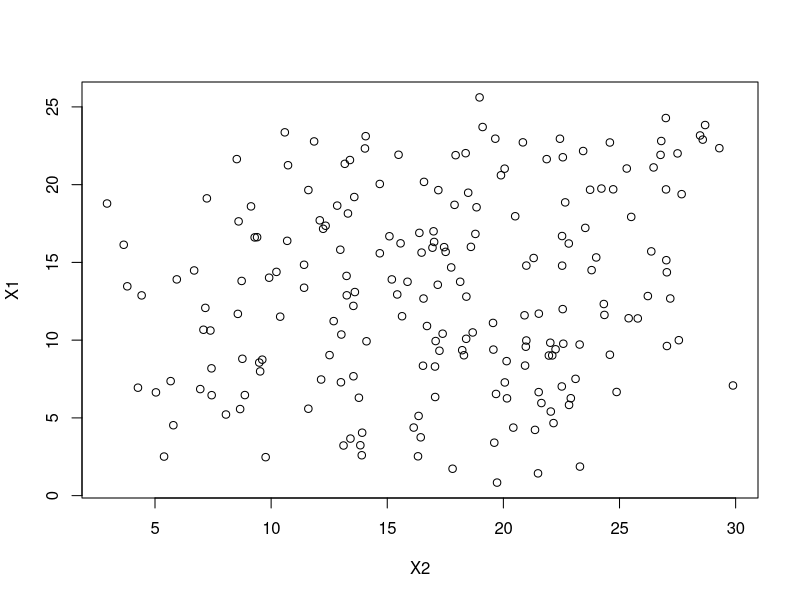

The R source for this figure:
data("airquality")
head(airquality, 15)

library(dplyr)
airquality1 = airquality %>%
  subset(is.na(Solar.R)==FALSE & is.na(Ozone)==FALSE)


# exercise 1: Manipulate the above code to reduce the correlation between X1 and X2 and recalculate the regression coefficients. 
# Explain what you find. 

Y = seq(from=0, to=20, by=0.1)
X1 = (Y-2)/3 + runif(length(Y), min=0.5, max=20)
X2 = (Y+3)/2 + runif(length(Y), min=0.5, max=20)
df = as.data.frame(cbind(Y, X1, X2))

plot(X1~X2)
cor(X1,X2)

summary(lm(Y~X1, data=df))
summary(lm(Y~X2, data=df))

# The noise range for both X1 and X2 have been increaed from 0.5-2 to 0.5-20. As the random noise is increased, X1 and X2 are less correlated. 
# Thus, from the plot, there is no any correlation pattern observed. 
# The correlation coefficient is 0.234 which means the interdependency is pretty low.
# The recalculated regression coefficient for X1 is around 0.34 and X2 is around 0.46.


# Exercise 2: Compare a third model (mod3) with ozone varaible as the third independent variable to mod1 and mod2 above. 
# Does it explain more variance? Does it give you reasonable estimate of regressino coefficients?
mod1 = lm(Temp~Wind, data=airquality1)
mod2 = lm(Temp~Wind+Solar.R, data=airquality1)
mod3 = lm(Temp~Wind+Solar.R+Ozone, data=airquality1)
anova(mod1,mod2)
anova(mod1, mod2, mod3)
# by adding ozone as the third independent variable in mod3, mod3 explains significantly more variance 
# since the probability for mod1 to explain the same amount of variance as mod3 is 2.424e-09

# Exercise 2 bonus: Challenge yourself by calculateing theRSSRSSof the two models,FFstatistics (1 pt) and the p-value (1 pt) all by yourself 
res1=residuals(mod1)
res2=residuals(mod2)
RSS1=sum(res1^2)
RSS2=sum(res2^2)
str(summary(mod1))
str(summary(mod2))

F=((RSS1-RSS2)/(summary(mod1)$df[2]-summary(mod2)$df[2]))/(RSS2/summary(mod2)$df[2])
# manually calculated F value = 8.374
anova(mod1,mod2)
# from the anova, F value = 8.374 which matches with my manual calculation

# Exercise 3: Compare the AIC of the three models above mod1, mod2, and mod3. Do you have different conclusion in terms of which model performs better?
AIC(mod1,mod2,mod3)

# From the AIC result, mod3 is the best model because the AIC result is the lowest, 748.
# The result is consistent with the method of using anova for the comparison.
